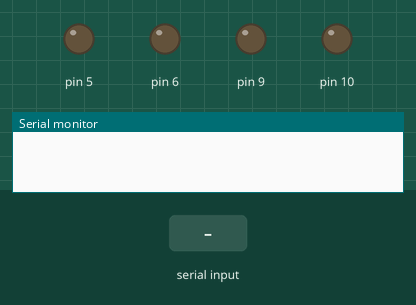
The sketch below on a simulated Arduino Uno, built with avr-gcc and run on an emulated ATmega328P. Shown: output pins drawn as LEDs (lit = HIGH), the last lines printed to the serial monitor. The inputs (shaded band) are chosen by the test bench.

Above: at 1.2 s.
1.3 s: byte 1 (1) received over Serial
At 1.8 s:
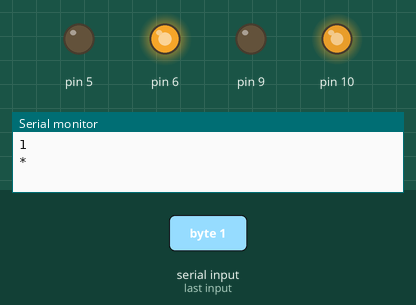
2.8 s: byte 3 (3) received over Serial
At 4.0 s:
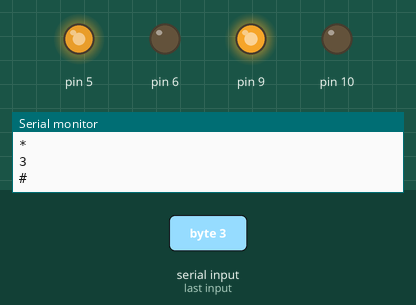
4.3 s: byte 4 (4) received over Serial
At 5.2 s:
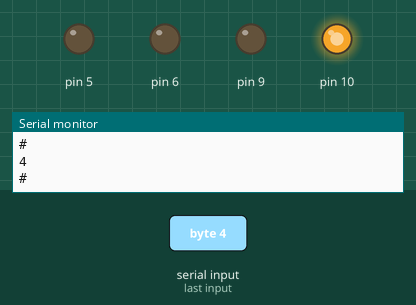
5.8 s: byte 5 (5) received over Serial
At 6.4 s:
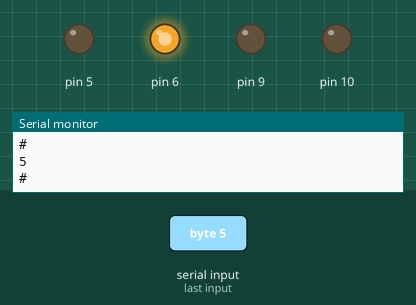
Timing chart, 0 to 8.3 s (numbered marks = the images above; inputs shaded):
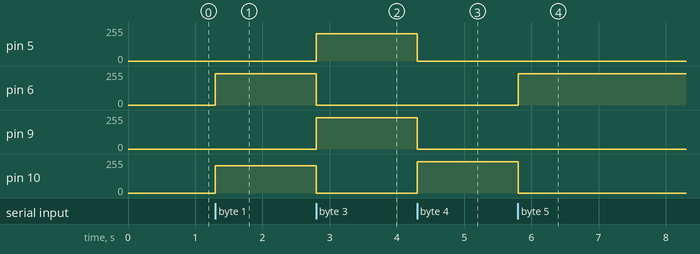

The sketch:

voice_conrolled_bot.ino
```cpp
int val=135;
int data;
void setup() {
  // put your setup code here, to run once:
  Serial.begin(9600);
  pinMode(6,OUTPUT);
   pinMode(5,OUTPUT);
}
void down(){
  analogWrite(5,val+70);
  analogWrite(6,0);
  analogWrite(9,val+100);
  analogWrite(10,0);

}
void up(){
  analogWrite(5,0);
  analogWrite(6,val+100);
  analogWrite(9,0);
  analogWrite(10,val+70);

}
void left(){
  analogWrite(5,0);
  analogWrite(6,0);
  analogWrite(9,0);
  analogWrite(10,val+100);

}
void right(){
  analogWrite(5,0);
  analogWrite(6,val+100);
  analogWrite(9,0);
  analogWrite(10,0);

}
void stopAll(){
  analogWrite(5,0);
  analogWrite(6,0);
  analogWrite(9,0);
  analogWrite(10,0);

}

void loop() {
  // put your main code here, to run repeatedly:
  while(Serial.available()>0)
  {
    data=Serial.read();
    Serial.println(data);
    if(data==1)
    {
       Serial.println("*");
      up();

    }
     if(data==3)
    {
      down();
       Serial.println("#");

    }
     if(data==2)
    {
        Serial.println("#");
      stopAll();
    }
    if(data==4)
    {
        Serial.println("#");
      left();
    }
     if(data==5)
    {
        Serial.println("#");
      right();
    }

  }


}
```

Measured:
- after the input at 1.3 s, pin 6: 0/255 → 235/255 at once; pin 10: 0/255 → 205/255 at once
- after the input at 2.8 s, pin 5: 0/255 → 205/255 at once; pin 6: 235/255 → 0/255 at once; pin 9: 0/255 → 235/255 at once; pin 10: 205/255 → 0/255 at once
- after the input at 4.3 s, pin 5: 205/255 → 0/255 at once; pin 9: 235/255 → 0/255 at once; pin 10: 0/255 → 235/255 at once
- after the input at 5.8 s, pin 6: 0/255 → 235/255 at once; pin 10: 235/255 → 0/255 at once
